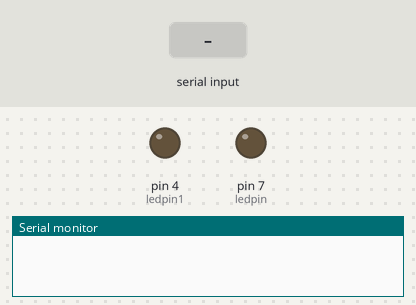
The sketch below on a simulated Arduino Uno, built with avr-gcc and run on an emulated ATmega328P. Parts: output pins drawn as LEDs (lit = HIGH), the last lines printed to the serial monitor. The test bench sets the inputs (shaded band).

Above: at 1.2 s.
1.3 s: "1" received over Serial
At 2.1 s:
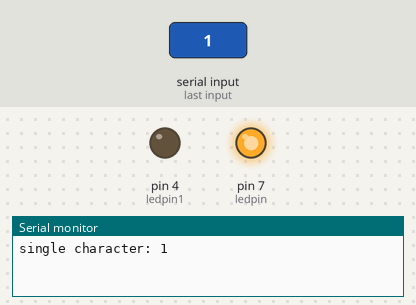
Timing chart, 0 to 4.3 s (numbered marks = the images above; inputs shaded):
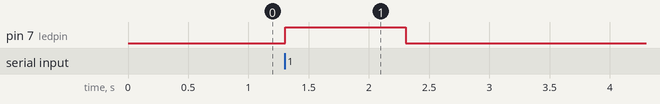

The sketch:

StringChar_LED.ino
```cpp
// C++ code
//
const int ledpin=7;
const int ledpin1=4;
String readString;
void setup()
{
  Serial.begin(9600);
  pinMode(ledpin, OUTPUT);
  pinMode(ledpin1, OUTPUT);
}

void loop()
{
 while(Serial.available())
 {
   delay(3);
 char d=Serial.read();
 readString+=d;
 }
  if(readString.length()>00 & readString.length()<02)
  {
    Serial.println("single character: "+readString);
    digitalWrite(ledpin,HIGH);
    delay(1000);
    digitalWrite(ledpin,LOW);
  }
  else if(readString.length()>00 & readString.length()>02)
  {
  Serial.println("string: "+readString);
    digitalWrite(ledpin1,HIGH);
     delay(1000);
    digitalWrite(ledpin1,LOW);
  }
  readString = "";
}
```

Measured:
- after the input at 1.3 s, pin 7 (ledpin): LOW → HIGH at once, → LOW 1.0 s later
